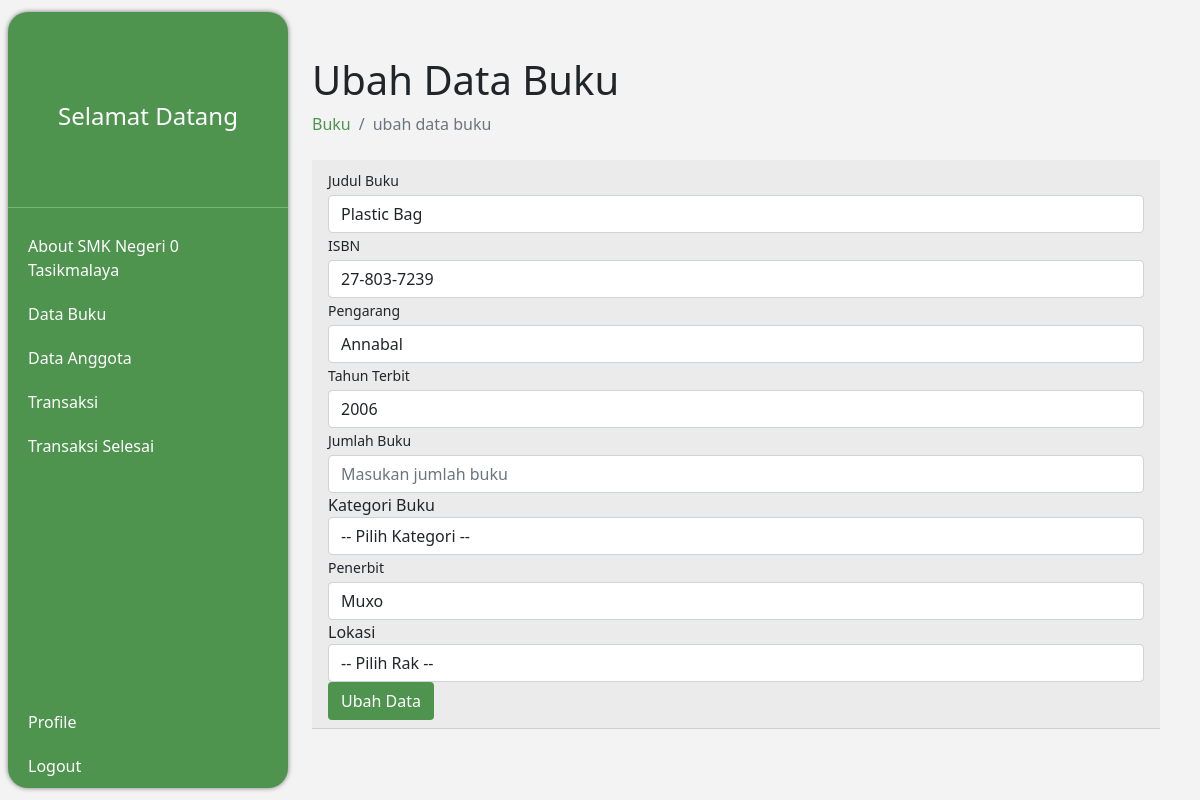
The app's page /dashboard.php?p=buku&aksi=ubah&kode_buku=370 (signed in) with its own data.
### tables this page shows
CREATE TABLE `buku` (
  `kode_buku` int NOT NULL,
  `judul_buku` varchar(500) DEFAULT NULL,
  `isbn` varchar(100) DEFAULT NULL,
  `pengarang_buku` varchar(500) DEFAULT NULL,
  `tahun_terbit` varchar(11) DEFAULT NULL,
  `jumlah_buku` int DEFAULT NULL,
  `stok_tersedia` int DEFAULT NULL,
  `kategori_buku` varchar(255) DEFAULT NULL,
  `penerbit_buku` varchar(255) DEFAULT NULL,
  `lokasi_buku` varchar(25) DEFAULT NULL
);

### page/buku/edit_buku.php (the view, shortened to what this page needs)
<?php
$kode_buku = $_GET['kode_buku'];
$sql = $conn->query("SELECT * FROM buku WHERE kode_buku = $kode_buku") or die(mysqli_error($conn));
$view_buku = $sql->fetch_assoc();
?>
<h1 class="mt-4">Ubah Data Buku</h1>
<ol class="breadcrumb mb-4">
    <li class="breadcrumb-item"><a href="?p=buku">Buku</a></li>
    <li class="breadcrumb-item active">ubah data buku</li>
</ol>
<div class="card-header mb-5">
<form action="" method="post">
    <div class="form-group">
        <label class="small mb-1" for="judul_buku">Judul Buku</label>
        <input class="form-control" id="judul_buku" name="judul_buku" type="text" placeholder="Masukan judul buku" value="<?= $view_buku['judul_buku']; ?>" required/>
    </div>
    <div class="form-group">
        <label class="small mb-1" for="isbn">ISBN</label>
        <input class="form-control" id="isbn" name="isbn" type="text" placeholder="Masukan isbn buku" value="<?= $view_buku['isbn']; ?>" required/>
    </div>
    <div class="form-group">
        <label class="small mb-1" for="pengarang_buku">Pengarang</label>
        <input class="form-control" id="pengarang_buku" name="pengarang_buku" type="text" placeholder="Masukan pengarang buku" value="<?= $view_buku['pengarang_buku']; ?>" required/>
    </div>
    <div class="form-group">
        <label class="small mb-1" for="tahun_terbit">Tahun Terbit</label>
        <select name="tahun_terbit" id="tahun_terbit" class="form-control">
        	<?php
        	$tahun = date('Y');
        	for ($i = $tahun - 29; $i <= $tahun ; $i++) { ?>
        		<option value="<?= $i ?>" <?php if($view_buku['tahun_terbit'] == $i){echo "selected";} ?> ><?= $i ?></option>
        	<?php
        	}
        	?>
        </select>
    </div>
    <div class="form-group">
        <label class="small mb-1" for="jumlah_buku">Jumlah Buku</label>
        <input type="number" class="form-control" id="jumlah_buku" name="jumlah_buku" type="number" placeholder="Masukan jumlah buku" value="<?= $view_buku['jumlah_buku']; ?>" required/>
    </div>
    <div class="form-group">
    	<label for="kategori_buku">Kategori Buku</label>
    	<select name="kategori_buku" id="kategori_buku" class="form-control" required>
    		<option value="">-- Pilih Kategori --</option>
        </select>
        </div>
    <div class="form-group">
        <label class="small mb-1" for="penerbit_buku">Penerbit</label>
        <input class="form-control" id="penerbit_buku" name="penerbit_buku" type="text" placeholder="Masukan penerbit buku"  value="<?= $view_buku['penerbit_buku']; ?>" required/>
    </div>
    <div class="form-group">
    	<label for="lokasi_buku">Lokasi</label>
    	<select name="lokasi_buku" id="lokasi_buku" class="form-control" required>
    		<option value="">-- Pilih Rak --</option>
    	</select>
    </div>
    <div class="form-group">
    	<button type="submit" class="btn btn-hijau" name="ubah">Ubah Data</button>
    </div>
	</form>
</div>

### css/style.css (style rules this page uses)
body { background-color: #f3f3f3 }
a { text-decoration: none; color: #4E944F; }
.btn-hijau { background-color: #4E944F; color: #fff; }

### records on screen
buku: judul_buku "Plastic Bag", isbn "27-803-7239", pengarang_buku "Annabal", tahun_terbit "2006", penerbit_buku "Muxo"
